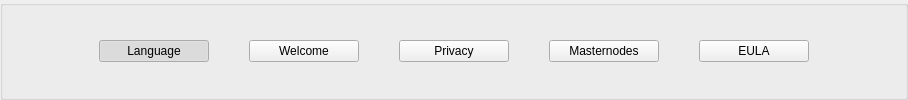
             <widget class="QWidget" name="groupContainer" native="true">
              <property name="autoFillBackground">
               <bool>true</bool>
              </property>
              <layout class="QHBoxLayout" name="horizontalLayout_3">
               <property name="spacing">
                <number>0</number>
               </property>
               <property name="leftMargin">
                <number>0</number>
               </property>
               <property name="topMargin">
                <number>0</number>
               </property>
               <property name="rightMargin">
                <number>0</number>
               </property>
               <property name="bottomMargin">
                <number>0</number>
               </property>
               <item>
                <widget class="QGroupBox" name="groupBoxName">
                 <property name="autoFillBackground">
                  <bool>true</bool>
                 </property>
                 <property name="title">
                  <string/>
                 </property>
                 <layout class="QHBoxLayout" name="horizontalgroup">
                  <property name="spacing">
                   <number>0</number>
                  </property>
                  <property name="leftMargin">
                   <number>0</number>
                  </property>
                  <property name="topMargin">
                   <number>0</number>
                  </property>
                  <property name="rightMargin">
                   <number>0</number>
                  </property>
                  <property name="bottomMargin">
                   <number>0</number>
                  </property>
                  <item>
                   <spacer name="horizontalSpacer_9">
                    <property name="orientation">
                     <enum>Qt::Horizontal</enum>
                    </property>
                    <property name="sizeType">
                     <enum>QSizePolicy::Fixed</enum>
                    </property>
                    <property name="sizeHint" stdset="0">
                     <size>
                      <width>96</width>
                      <height>20</height>
                     </size>
                    </property>
                   </spacer>
                  </item>
                  <item>
                   <widget class="QPushButton" name="pushName1">
                    <property name="minimumSize">
                     <size>
                      <width>110</width>
                      <height>0</height>
                     </size>
                    </property>
                    <property name="maximumSize">
                     <size>
                      <width>110</width>
                      <height>16777215</height>
                     </size>
                    </property>
                    <property name="focusPolicy">
                     <enum>Qt::NoFocus</enum>
                    </property>
                    <property name="text">
                     <string>Language</string>
                    </property>
                    <property name="checkable">
                     <bool>true</bool>
                    </property>
                    <property name="checked">
                     <bool>true</bool>
                    </property>
                    <property name="autoExclusive">
                     <bool>false</bool>
                    </property>
                   </widget>
                  </item>
                  <item>
                   <spacer name="horizontalSpacer_4">
                    <property name="orientation">
                     <enum>Qt::Horizontal</enum>
                    </property>
                    <property name="sizeHint" stdset="0">
                     <size>
                      <width>40</width>
                      <height>20</height>
                     </size>
                    </property>
                   </spacer>
                  </item>
                  <item>
                   <widget class="QPushButton" name="pushName2">
                    <property name="minimumSize">
                     <size>
                      <width>110</width>
                      <height>0</height>
                     </size>
                    </property>
                    <property name="maximumSize">
                     <size>
                      <width>110</width>
                      <height>16777215</height>
                     </size>
                    </property>
                    <property name="focusPolicy">
                     <enum>Qt::NoFocus</enum>
                    </property>
                    <property name="text">
                     <string>Welcome</string>
                    </property>
                    <property name="checkable">
                     <bool>true</bool>
                    </property>
                    <property name="autoExclusive">
                     <bool>false</bool>
                    </property>
                   </widget>
                  </item>
                  <item>
                   <spacer name="horizontalSpacer_3">
                    <property name="orientation">
                     <enum>Qt::Horizontal</enum>
                    </property>
                    <property name="sizeHint" stdset="0">
                     <size>
                      <width>40</width>
                      <height>20</height>
                     </size>
                    </property>
                   </spacer>
                  </item>
                  <item>
                   <widget class="QPushButton" name="pushName3">
                    <property name="minimumSize">
                     <size>
                      <width>110</width>
                      <height>0</height>
                     </size>
                    </property>
                    <property name="maximumSize">
                     <size>
                      <width>110</width>
                      <height>16777215</height>
                     </size>
                    </property>
                    <property name="focusPolicy">
                     <enum>Qt::NoFocus</enum>
                    </property>
                    <property name="text">
                     <string>Privacy</string>
                    </property>
                    <property name="checkable">
                     <bool>true</bool>
                    </property>
                    <property name="autoExclusive">
                     <bool>false</bool>
                    </property>
                   </widget>
                  </item>
                  <item>
                   <spacer name="horizontalSpacer_2">
                    <property name="orientation">
                     <enum>Qt::Horizontal</enum>
                    </property>
                    <property name="sizeHint" stdset="0">
                     <size>
                      <width>40</width>
                      <height>20</height>
                     </size>
                    </property>
                   </spacer>
                  </item>
                  <item>
                   <widget class="QPushButton" name="pushName4">
                    <property name="minimumSize">
                     <size>
                      <width>110</width>
                      <height>0</height>
                     </size>
                    </property>
                    <property name="maximumSize">
                     <size>
                      <width>110</width>
                      <height>16777215</height>
                     </size>
                    </property>
                    <property name="focusPolicy">
                     <enum>Qt::NoFocus</enum>
                    </property>
                    <property name="text">
                     <string>Masternodes</string>
                    </property>
                    <property name="checkable">
                     <bool>true</bool>
                    </property>
                    <property name="autoExclusive">
                     <bool>false</bool>
                    </property>
                   </widget>
                  </item>
                  <item>
                   <spacer name="horizontalSpacer_10">
                    <property name="orientation">
                     <enum>Qt::Horizontal</enum>
                    </property>
                    <property name="sizeHint" stdset="0">
                     <size>
                      <width>40</width>
                      <height>20</height>
                     </size>
                    </property>
                   </spacer>
                  </item>
                  <item>
                   <widget class="QPushButton" name="pushName5">
                    <property name="minimumSize">
                     <size>
                      <width>110</width>
                      <height>0</height>
                     </size>
                    </property>
                    <property name="maximumSize">
                     <size>
                      <width>110</width>
                      <height>16777215</height>
                     </size>
                    </property>
                    <property name="focusPolicy">
                     <enum>Qt::NoFocus</enum>
                    </property>
                    <property name="text">
                     <string>EULA</string>
                    </property>
                    <property name="checkable">
                     <bool>true</bool>
                    </property>
                    <property name="autoExclusive">
                     <bool>false</bool>
                    </property>
                   </widget>
                  </item>
                  <item>
                   <spacer name="horizontalSpacer_6">
                    <property name="orientation">
                     <enum>Qt::Horizontal</enum>
                    </property>
                    <property name="sizeType">
                     <enum>QSizePolicy::Fixed</enum>
                    </property>
                    <property name="sizeHint" stdset="0">
                     <size>
                      <width>96</width>
                      <height>20</height>
                     </size>
                    </property>
                   </spacer>
                  </item>
                 </layout>
                </widget>
               </item>
              </layout>
             </widget>
